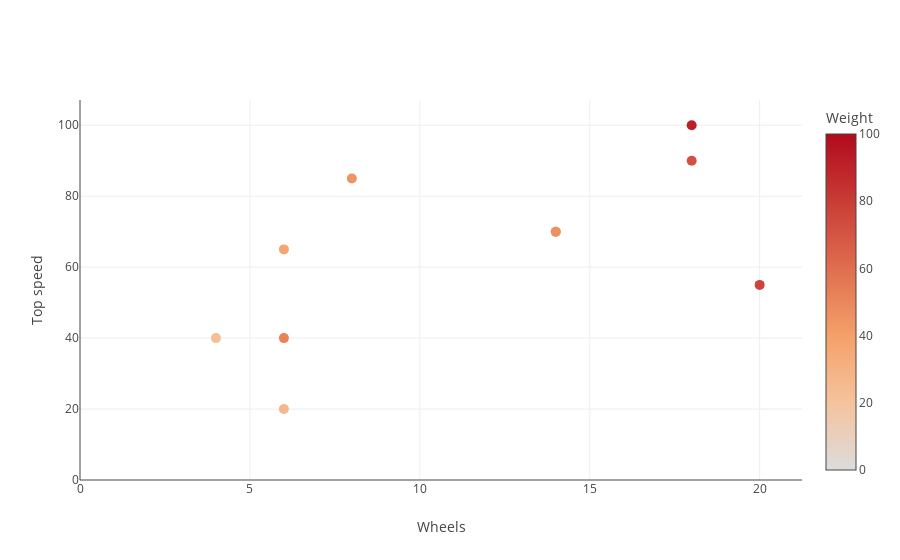

Write notebook code for a chart like this one.
### Markdown cell above
If we want to use colour to map a *continuous* variable, we use the `color` parameter - in this case, to `marker`. Previously, we set the `color` to a single value (like "red" or "blue"), but we can set it to an array of numbers to colour every point differently.

### Code cell
# Speed against wheels, coloured by weight

scatter = go.Scatter(x=trains['wheels'], y=trains['top_speed_mph'], 
                     mode='markers', 
                     marker=dict(size=10, 
                                 color=trains['weight_tons'],     # colour by weight
                                 colorscale='Reds',               # choose colormap
                                 cmin=0, cmax=100,                # map range (default is min wheels to max wheels)
                                 showscale=True,                  # display colorbar
                                 colorbar=dict(title="Weight")),  # colorbar properties
                     name="Trains")

layout = go.Layout(xaxis=dict(rangemode='tozero',
                              title='Wheels'),
                   yaxis=dict(rangemode='tozero',
                              title='Top speed'))

fig = go.Figure(data=[scatter], layout=layout)

iplot(fig)

### Figure 1 — Plotly figure (JSON) as saved in the notebook; plotly's stock layout.template omitted (floating-point values rounded to 4 significant figures)
{"data": [{"marker": {"cmax": 100, "cmin": 0, "color": [52, 41, 72.2, 91.35, 46, 22.85, 27, 45, 37, 76.8], "colorbar": {"title": "Weight"}, "colorscale": "Reds", "showscale": true, "size": 10}, "mode": "markers", "name": "Trains", "type": "scatter", "x": [6, 14, 18, 18, 14, 4, 6, 8, 6, 20], "y": [40, 70, 90, 100, 70, 40, 20, 85, 65, 55]}], "layout": {"xaxis": {"rangemode": "tozero", "title": "Wheels"}, "yaxis": {"rangemode": "tozero", "title": "Top speed"}}}
